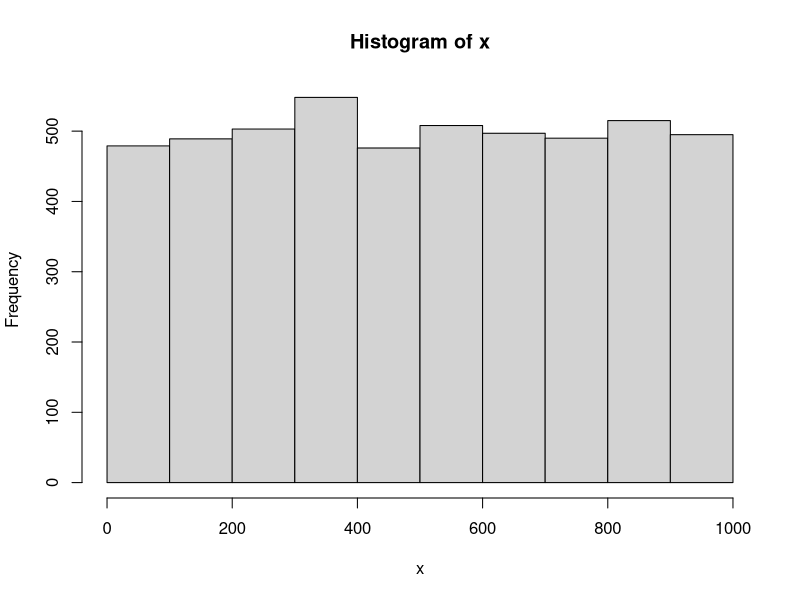
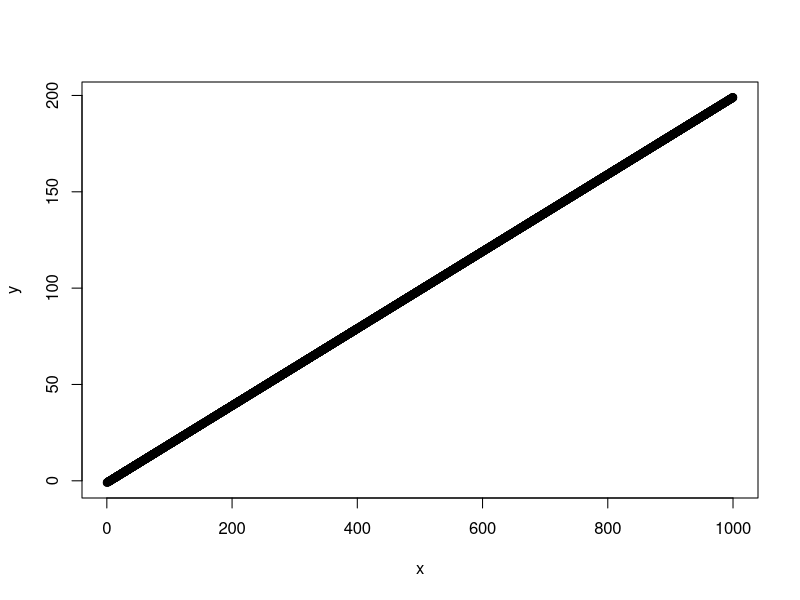
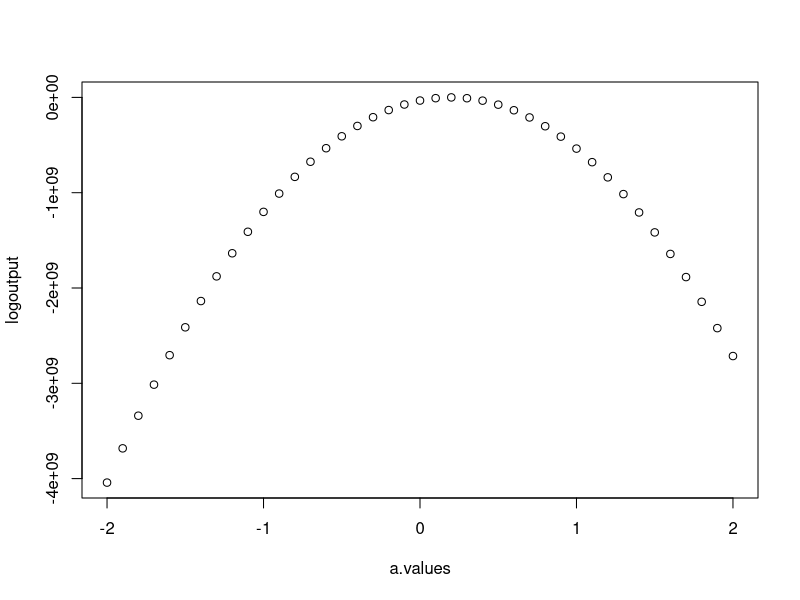

Reproduce these figures in R, in order.
## ---- chunk 1
knitr::opts_chunk$set(echo = TRUE)
## ---- chunk 2
# produce matrix A
matrixA <- matrix(c(4,5,-1,2,2,1,5,-3,2,2,1,3), nrow=4, ncol=3)

# produce matrix B
matrixB <- matrix(c(2,4,1,3,1,1,1,-3,-1,3,1,1), nrow=3, ncol=4)

# matrix multiplication
matrixC <- matrixA %*% matrixB

# resulting matrix C
print(matrixC)
## ---- chunk 3
# while loop
v <- 10
while(15 - v > 0.1)
{
  v <- v + runif(n=1, min=0, max=1)
  print(v)
}
## ---- chunk 4
# generate 5000 random values of x and create histogram
x <- runif(n=5000, min=0, max=1000)
hist(x)
## ---- chunk 5
# linear model function
output = function(a,x){
y = -1 + a*x
return(y)
}

# generate y values from x values using function
y <- output(x=x, a=0.2)

# plot of x vs y
plot(x,y)
## ---- chunk 6
# the range of the model parameter value to be considered
a.values = seq(-2,2,0.1)

# log likelihood function
logL = function(a, x, y){
  sigma=1
  500*log(1/(sqrt(2*pi)*sigma)) - 1/(sigma^2)*(1/2)*sum((a*x - y)^2)
}

# create an empty vector to store output of for loop 
logoutput <- numeric()

# for loop to input all a values in function logL
for(a in a.values) {
  output <- logL(a=a, x=x, y=y)
  logoutput <- c(logoutput, output)
}

# plot of a values vs logL function output
plot(a.values, logoutput)
## ---- chunk 7
optim(par=0, logL, x=x, y=y,method = "L-BFGS-B",control = list(fnscale=-1))
## ---- chunk 8
mleresult <- optim(par=0.5, logL, x=x, y=y,method = "L-BFGS-B",control = list(fnscale=-1))
print(mleresult$value)
